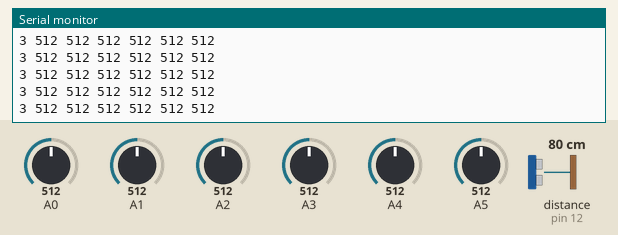
The sketch below on a simulated Arduino Uno, built with avr-gcc and run on an emulated ATmega328P. Parts: the last lines printed to the serial monitor. Wiring (inferred from the names in the program): ultrasonic range finder: trigger pin 11; echo pin 12. The test bench sets the inputs (shaded band); at power-on: distance to the obstacle (sensor on pin 12) 80 cm, A0 = 512, A1 = 512, A2 = 512, A3 = 512, A4 = 512, A5 = 512. The echo pulse lasts 58.3 µs per cm.

Above: at 1.2 s.
1.3 s: distance to the obstacle (sensor on pin 12) set to 4 cm
At 1.72 s:
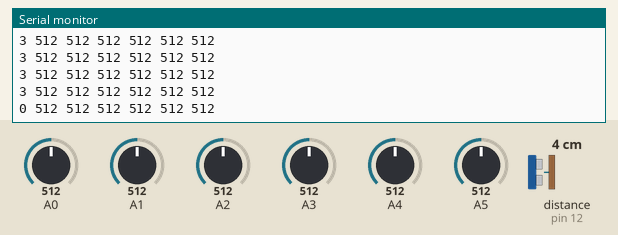
2.8 s: distance to the obstacle (sensor on pin 12) set to 299 cm
At 3.01 s:
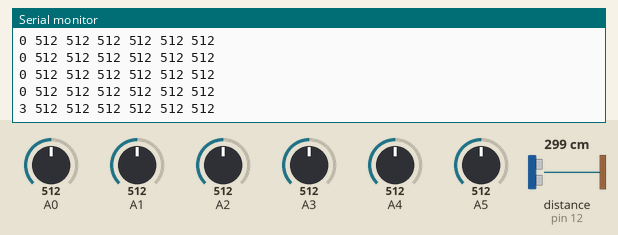
5.8 s: A0 set to 716
At 6.25 s:
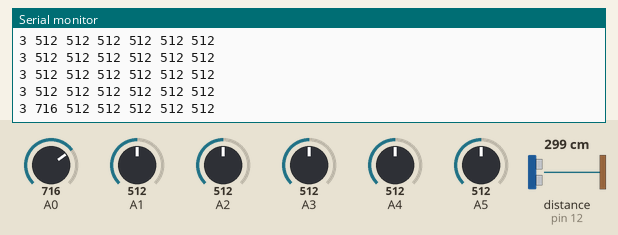
7.3 s: A1 set to 716
At 7.33 s:
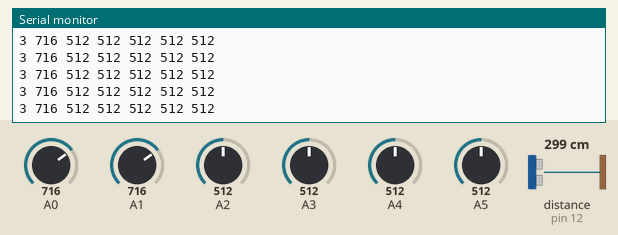
8.8 s: distance to the obstacle (sensor on pin 12) set to 9 cm
At 8.94 s:
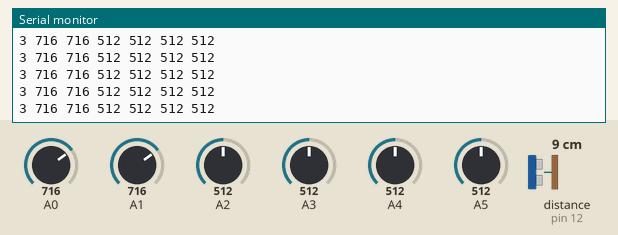
11.8 s: A2 set to 716
At 11.97 s:
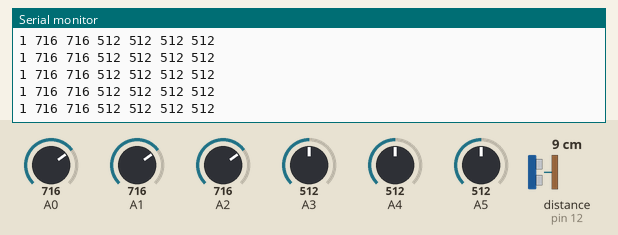
Timing chart, 0 to 14.3 s (numbered marks = the images above; inputs shaded):
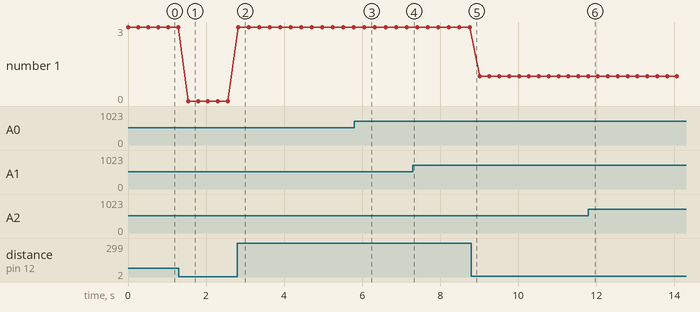

The sketch:

demo.ino
```cpp
#include <Arduino.h>
//https://randomnerdtutorials.com/complete-guide-for-ultrasonic-sensor-hc-sr04/

long duration, cm;
int trigPin = 11;    // Trigger
int echoPin = 12;    // Echo

void setup() {
  Serial.begin(9600);
  pinMode(A0, INPUT_PULLUP);
  pinMode(A1, INPUT_PULLUP);
  pinMode(A2, INPUT_PULLUP);
  pinMode(A3, INPUT_PULLUP);
  pinMode(A4, INPUT_PULLUP);
  pinMode(A5, INPUT_PULLUP);
  pinMode(trigPin, OUTPUT);
  pinMode(echoPin, INPUT_PULLUP);
}

void loop() {
  // The sensor is triggered by a HIGH pulse of 10 or more microseconds.
  // Give a short LOW pulse beforehand to ensure a clean HIGH pulse:
  digitalWrite(trigPin, LOW);
  delayMicroseconds(5);
  digitalWrite(trigPin, HIGH);
  delayMicroseconds(10);
  digitalWrite(trigPin, LOW);

  pinMode(echoPin, INPUT);
  duration = pulseIn(echoPin, HIGH);

  // Convert the time into a distance
  cm = (duration/2) / 29.1;     // Divide by 29.1 or multiply by 0.0343
  // inches = (duration/2) / 74;   // Divide by 74 or multiply by 0.0135

  // Assume no hand detected
  if (cm > 50 || cm < 3) {
    cm = 18; // 3 --> doesn't change note's octave
  } else if (cm > 30) {
    // upper bound cm
    cm = 30;
  }
  // put it on scale of 0 to 5
  cm = cm / 6;

  Serial.print(cm);
  Serial.print(" ");

  Serial.print(analogRead(A0));
  Serial.print(" ");
  Serial.print(analogRead(A1));
  Serial.print(" ");
  Serial.print(analogRead(A2));
  Serial.print(" ");
  Serial.print(analogRead(A3));
  Serial.print(" ");
  Serial.print(analogRead(A4));
  Serial.print(" ");
  Serial.print(analogRead(A5));
  Serial.println();
  delay(250);
}
```

Measured:
- after the input at 1.3 s, the serial monitor: prints a new line after 0.24 s (image 1)
- after the input at 5.8 s, the serial monitor: prints a new line after 0.26 s (image 3)
- plotted number 1: 3 → 0 after the input at 1.3 s, 3 → 1 after the input at 8.8 s
